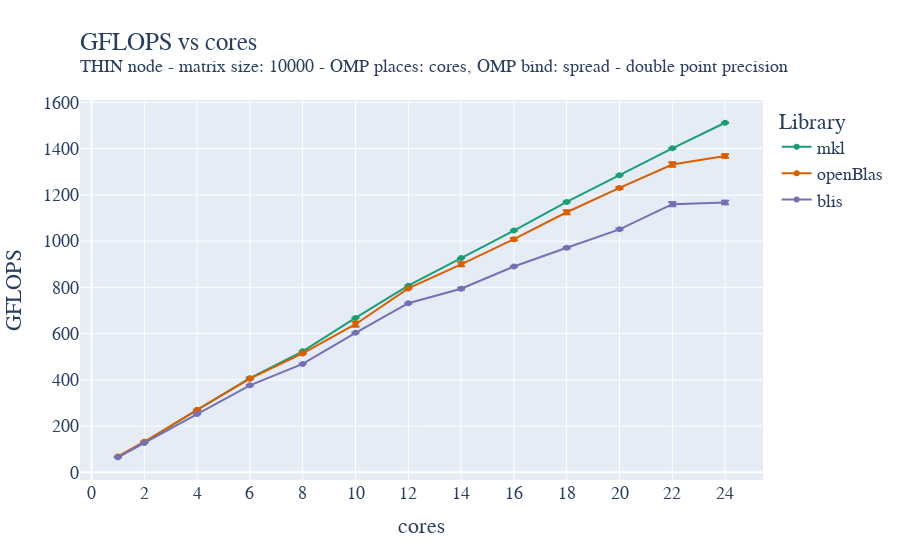

Notebook code cell kept with this figure:
### Code cell
fig = go.Figure()

fig.add_trace(go.Scatter(x=mkl_double_avg["cores"]["mean"], y=mkl_double_avg["gflops"]["mean"], name='mkl',
                         error_y=dict(
                             type="data",
                             array=mkl_double_avg["gflops"]["std"],
                             visible=True)))
fig.add_trace(go.Scatter(x=oblas_double_avg["cores"]["mean"], y=oblas_double_avg["gflops"]["mean"], name='openBlas',
                         error_y=dict(
                             type="data",
                             array=oblas_double_avg["gflops"]["std"],
                             visible=True)))
fig.add_trace(go.Scatter(x=blis_double_avg["cores"]["mean"], y=blis_double_avg["gflops"]["mean"], name='blis',
                         error_y=dict(
                             type="data",
                             array=blis_double_avg["gflops"]["std"],
                             visible=True)))

fig.update_layout(
    title=go.layout.Title(
        text="GFLOPS vs cores<br><sup>THIN node - matrix size: 10000 - OMP places: cores, OMP bind: spread - double point precision</sup>",
        xref="paper",
        x=0,
    ),
    xaxis_title="cores",
    xaxis = dict(
        tickmode = 'linear',
        tick0 = '0',
        dtick = '2'
    ),
    yaxis_title="GFLOPS",
    legend_title="Library",
    font=dict(
        family="Courier New, monospace",
        size=18,
    ),
    colorway=["#1b9e77","#d95f02", "#7570b3"]
)
fig.show()
fig.write_image("/home/andres/hpc/Foundations_of_HPC_2022/Assignment/my_assignment/report/images/fixed_size_thin_double_gflops_spread.pdf", height=500, width=1000)

### Figure 1 — Plotly figure (JSON) as saved in the notebook; plotly's stock layout.template omitted (floating-point values rounded to 4 significant figures)
{"data": [{"error_y": {"array": [0.5337, 0.376, 0.9024, 2.663, 0.4697, 0.3877, 0.4856, 0.771, 0.9859, 1.454, 1.205, 1.724, 1.223], "type": "data", "visible": true}, "name": "mkl", "type": "scatter", "x": [1, 2, 4, 6, 8, 10, 12, 14, 16, 18, 20, 22, 24], "y": [66.03, 130.0, 269.8, 407.3, 523.4, 667.7, 807.3, 926.6, 1046.0, 1170.0, 1285.0, 1401.0, 1512.0]}, {"error_y": {"array": [0.2175, 0.796, 0.6787, 2.029, 2.937, 10.63, 1.995, 8.855, 5.459, 8.41, 4.369, 9.753, 7.374], "type": "data", "visible": true}, "name": "openBlas", "type": "scatter", "x": [1, 2, 4, 6, 8, 10, 12, 14, 16, 18, 20, 22, 24], "y": [68.71, 132.3, 270.0, 405.1, 514.3, 640.5, 795.5, 899.7, 1009.0, 1125.0, 1230.0, 1331.0, 1368.0]}, {"error_y": {"array": [0.2609, 0.0659, 0.9766, 1.733, 0.3546, 1.591, 2.435, 4.08, 1.676, 3.381, 3.104, 9.208, 7.182], "type": "data", "visible": true}, "name": "blis", "type": "scatter", "x": [1, 2, 4, 6, 8, 10, 12, 14, 16, 18, 20, 22, 24], "y": [65.18, 126.4, 251.8, 376.4, 468.8, 603.3, 731.3, 794.3, 890.0, 971.3, 1051.0, 1160.0, 1167.0]}], "layout": {"colorway": ["#1b9e77", "#d95f02", "#7570b3"], "font": {"family": "Courier New, monospace", "size": 18}, "legend": {"title": {"text": "Library"}}, "title": {"text": "GFLOPS vs cores<br><sup>THIN node - matrix size: 10000 - OMP places: cores, OMP bind: spread - double point precision</sup>", "x": 0, "xref": "paper"}, "xaxis": {"dtick": "2", "tick0": "0", "tickmode": "linear", "title": {"text": "cores"}}, "yaxis": {"title": {"text": "GFLOPS"}}}}
